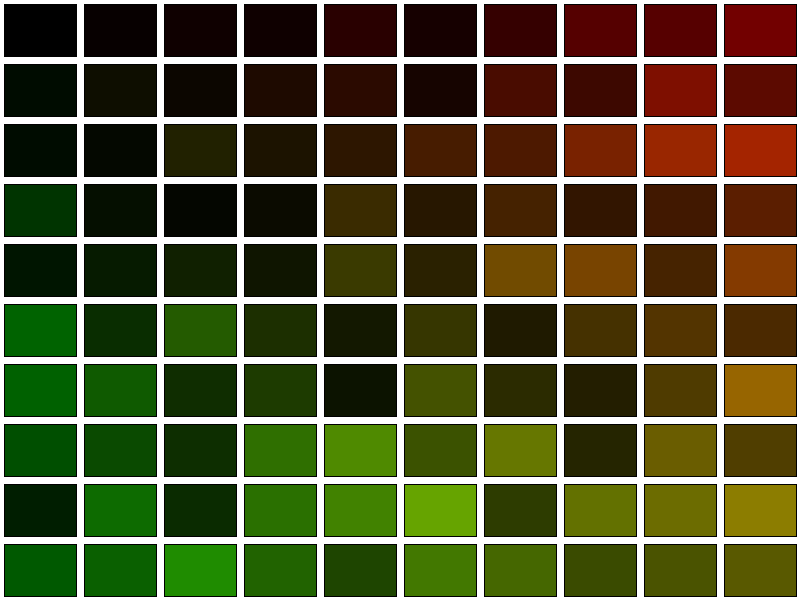
Frame 1 (no input)
Frame 2 (the mouse pressed at the canvas centre, redrawn once): identical to frame 1, image omitted

The Processing sketch that drew this single still picture (run headless with seeded random() and noise(); the mouse was pressed at the canvas centre and the sketch redrawn once):

// Processing sketch: TheWrongWayToDrawAGrid14
// ── TheWrongWayToDrawAGrid14.pde
int scaleX = 80;
int scaleY = 60;
int padX = 4;
int padY = 4;
int cols = 0;
int rows = 0;

void setup() {
  size(800, 600);
  smooth();
  noLoop();
  stroke(0);
  cols = width / scaleX;
  rows = height / scaleY;
}

void cell(int w, int h, float u, float v) {
  float scaleNoise = 50;
  float n = noise(u*scaleNoise, v*scaleNoise);
  fill(u*n*255, v*n*255, 0);
  beginShape();
  vertex(0, 0);vertex(w, 0);
  vertex(w, 0);vertex(w, h);
  vertex(w, h);vertex(0, h);
  vertex(0, 0);vertex(0, h);
  endShape();
}

void draw() {
  background(255);
  for (int i = 0; i < cols; i++) {
    for (int j = 0; j < rows; j++) {
      int x = i*scaleX;
      int y = j*scaleY;
      pushMatrix();
      translate(x+padX, y + padY);
      int w = scaleX - 2*padX;
      int h = scaleY - 2*padY;
      cell(w, h, (float)x / (float)width, (float)y / (float)height);
      popMatrix();
    }
  }
}
